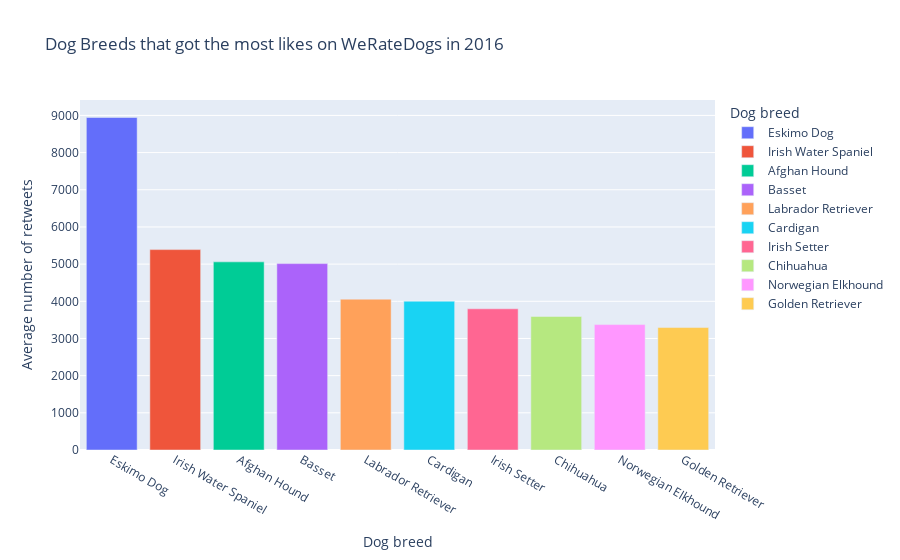

Notebook source saved alongside this figure:
### Code cell
fig = px.bar(df_retweets_16.head(10), x='predicted_species', y='mean', color='predicted_species', title='Dog Breeds that got the most likes on <a href="twitter.com/WeRateDogs">WeRateDogs</a> in 2016', labels={'mean': 'Average number of retweets', 'predicted_species': 'Dog breed'})
fig.show()

### Figure 1 — Plotly figure (JSON) as saved in the notebook; plotly's stock layout.template omitted (floating-point values rounded to 4 significant figures)
{"data": [{"alignmentgroup": "True", "hovertemplate": "Dog breed=%{x}<br>Average number of retweets=%{y}<extra></extra>", "legendgroup": "Eskimo Dog", "marker": {"color": "#636efa", "pattern": {"shape": ""}}, "name": "Eskimo Dog", "offsetgroup": "Eskimo Dog", "orientation": "v", "showlegend": true, "textposition": "auto", "type": "bar", "x": ["Eskimo Dog"], "xaxis": "x", "y": [8944], "yaxis": "y"}, {"alignmentgroup": "True", "hovertemplate": "Dog breed=%{x}<br>Average number of retweets=%{y}<extra></extra>", "legendgroup": "Irish Water Spaniel", "marker": {"color": "#EF553B", "pattern": {"shape": ""}}, "name": "Irish Water Spaniel", "offsetgroup": "Irish Water Spaniel", "orientation": "v", "showlegend": true, "textposition": "auto", "type": "bar", "x": ["Irish Water Spaniel"], "xaxis": "x", "y": [5390], "yaxis": "y"}, {"alignmentgroup": "True", "hovertemplate": "Dog breed=%{x}<br>Average number of retweets=%{y}<extra></extra>", "legendgroup": "Afghan Hound", "marker": {"color": "#00cc96", "pattern": {"shape": ""}}, "name": "Afghan Hound", "offsetgroup": "Afghan Hound", "orientation": "v", "showlegend": true, "textposition": "auto", "type": "bar", "x": ["Afghan Hound"], "xaxis": "x", "y": [5060.0], "yaxis": "y"}, {"alignmentgroup": "True", "hovertemplate": "Dog breed=%{x}<br>Average number of retweets=%{y}<extra></extra>", "legendgroup": "Basset", "marker": {"color": "#ab63fa", "pattern": {"shape": ""}}, "name": "Basset", "offsetgroup": "Basset", "orientation": "v", "showlegend": true, "textposition": "auto", "type": "bar", "x": ["Basset"], "xaxis": "x", "y": [5014.0], "yaxis": "y"}, {"alignmentgroup": "True", "hovertemplate": "Dog breed=%{x}<br>Average number of retweets=%{y}<extra></extra>", "legendgroup": "Labrador Retriever", "marker": {"color": "#FFA15A", "pattern": {"shape": ""}}, "name": "Labrador Retriever", "offsetgroup": "Labrador Retriever", "orientation": "v", "showlegend": true, "textposition": "auto", "type": "bar", "x": ["Labrador Retriever"], "xaxis": "x", "y": [4057.0], "yaxis": "y"}, {"alignmentgroup": "True", "hovertemplate": "Dog breed=%{x}<br>Average number of retweets=%{y}<extra></extra>", "legendgroup": "Cardigan", "marker": {"color": "#19d3f3", "pattern": {"shape": ""}}, "name": "Cardigan", "offsetgroup": "Cardigan", "orientation": "v", "showlegend": true, "textposition": "auto", "type": "bar", "x": ["Cardigan"], "xaxis": "x", "y": [4002.0], "yaxis": "y"}, {"alignmentgroup": "True", "hovertemplate": "Dog breed=%{x}<br>Average number of retweets=%{y}<extra></extra>", "legendgroup": "Irish Setter", "marker": {"color": "#FF6692", "pattern": {"shape": ""}}, "name": "Irish Setter", "offsetgroup": "Irish Setter", "orientation": "v", "showlegend": true, "textposition": "auto", "type": "bar", "x": ["Irish Setter"], "xaxis": "x", "y": [3798.0], "yaxis": "y"}, {"alignmentgroup": "True", "hovertemplate": "Dog breed=%{x}<br>Average number of retweets=%{y}<extra></extra>", "legendgroup": "Chihuahua", "marker": {"color": "#B6E880", "pattern": {"shape": ""}}, "name": "Chihuahua", "offsetgroup": "Chihuahua", "orientation": "v", "showlegend": true, "textposition": "auto", "type": "bar", "x": ["Chihuahua"], "xaxis": "x", "y": [3593.0], "yaxis": "y"}, {"alignmentgroup": "True", "hovertemplate": "Dog breed=%{x}<br>Average number of retweets=%{y}<extra></extra>", "legendgroup": "Norwegian Elkhound", "marker": {"color": "#FF97FF", "pattern": {"shape": ""}}, "name": "Norwegian Elkhound", "offsetgroup": "Norwegian Elkhound", "orientation": "v", "showlegend": true, "textposition": "auto", "type": "bar", "x": ["Norwegian Elkhound"], "xaxis": "x", "y": [3374.0], "yaxis": "y"}, {"alignmentgroup": "True", "hovertemplate": "Dog breed=%{x}<br>Average number of retweets=%{y}<extra></extra>", "legendgroup": "Golden Retriever", "marker": {"color": "#FECB52", "pattern": {"shape": ""}}, "name": "Golden Retriever", "offsetgroup": "Golden Retriever", "orientation": "v", "showlegend": true, "textposition": "auto", "type": "bar", "x": ["Golden Retriever"], "xaxis": "x", "y": [3294.0], "yaxis": "y"}], "layout": {"barmode": "relative", "legend": {"title": {"text": "Dog breed"}, "tracegroupgap": 0}, "title": {"text": "Dog Breeds that got the most likes on <a href=\"twitter.com/WeRateDogs\">WeRateDogs</a> in 2016"}, "xaxis": {"anchor": "y", "categoryarray": ["Eskimo Dog", "Irish Water Spaniel", "Afghan Hound", "Basset", "Labrador Retriever", "Cardigan", "Irish Setter", "Chihuahua", "Norwegian Elkhound", "Golden Retriever"], "categoryorder": "array", "domain": [0, 1], "title": {"text": "Dog breed"}}, "yaxis": {"anchor": "x", "domain": [0, 1], "title": {"text": "Average number of retweets"}}}}
